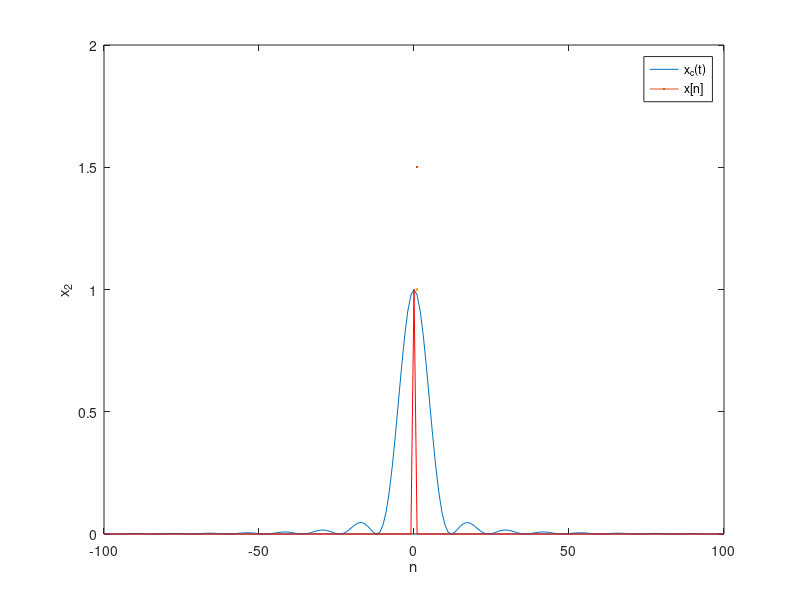

This figure's MATLAB source:
t = -100:1:100;
x2c = (sinc(t./12)).^2;
plot(t,x2c,LineWidth=1.5);
hold on
n = -100:1:100;
T2 = 6;
T_2 = 100*T2;
X2= (sinc((n.*T_2)./12)).^2;
plot(n,X2,'r',LineWidth=1);
hold off
legend('x_{c}(t)', 'x[n]');
xlabel('n');
ylabel('x_{2}');
